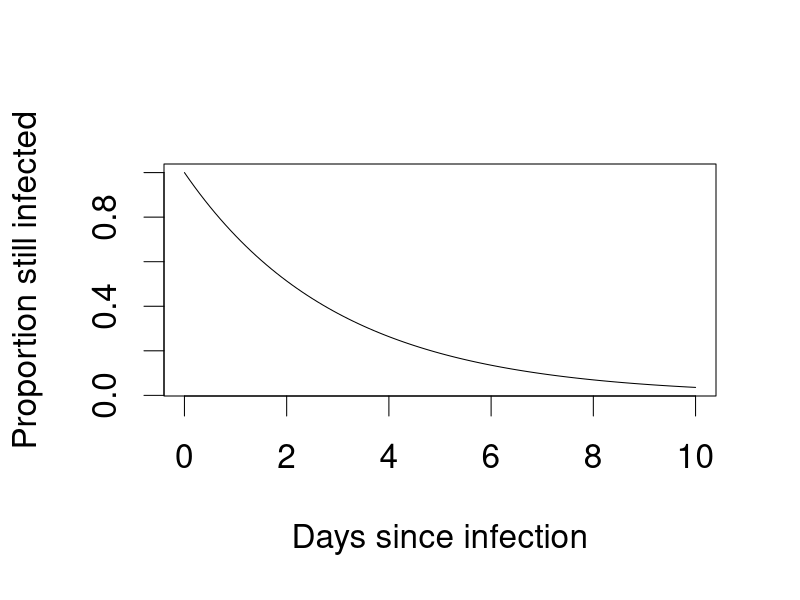
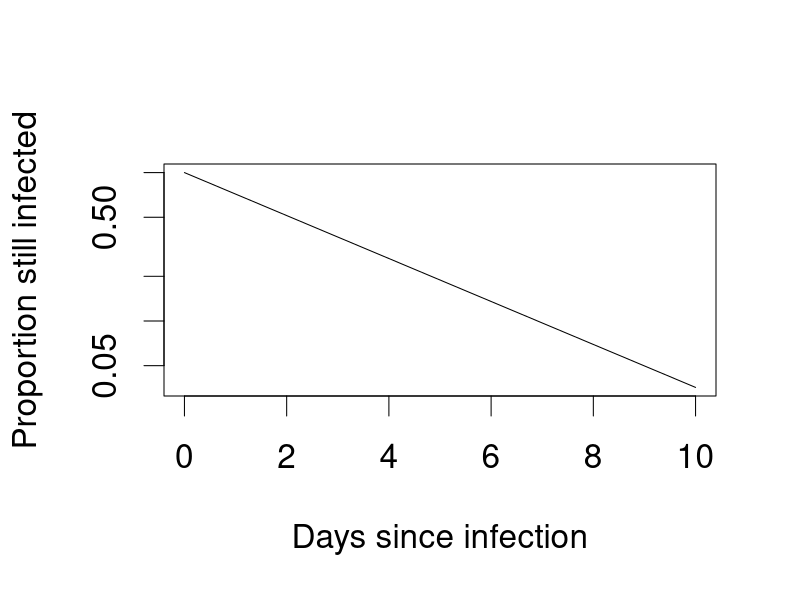

Source code (R) for these figures, in order:
par(cex=2)
curve(exp(-x/3), from=0, to=10,
	xlab = "Days since infection",
	ylab = "Proportion still infected",
)

curve(exp(-x/3), from=0, to=10,
	xlab = "Days since infection",
	ylab = "Proportion still infected",
	log="y"
)
